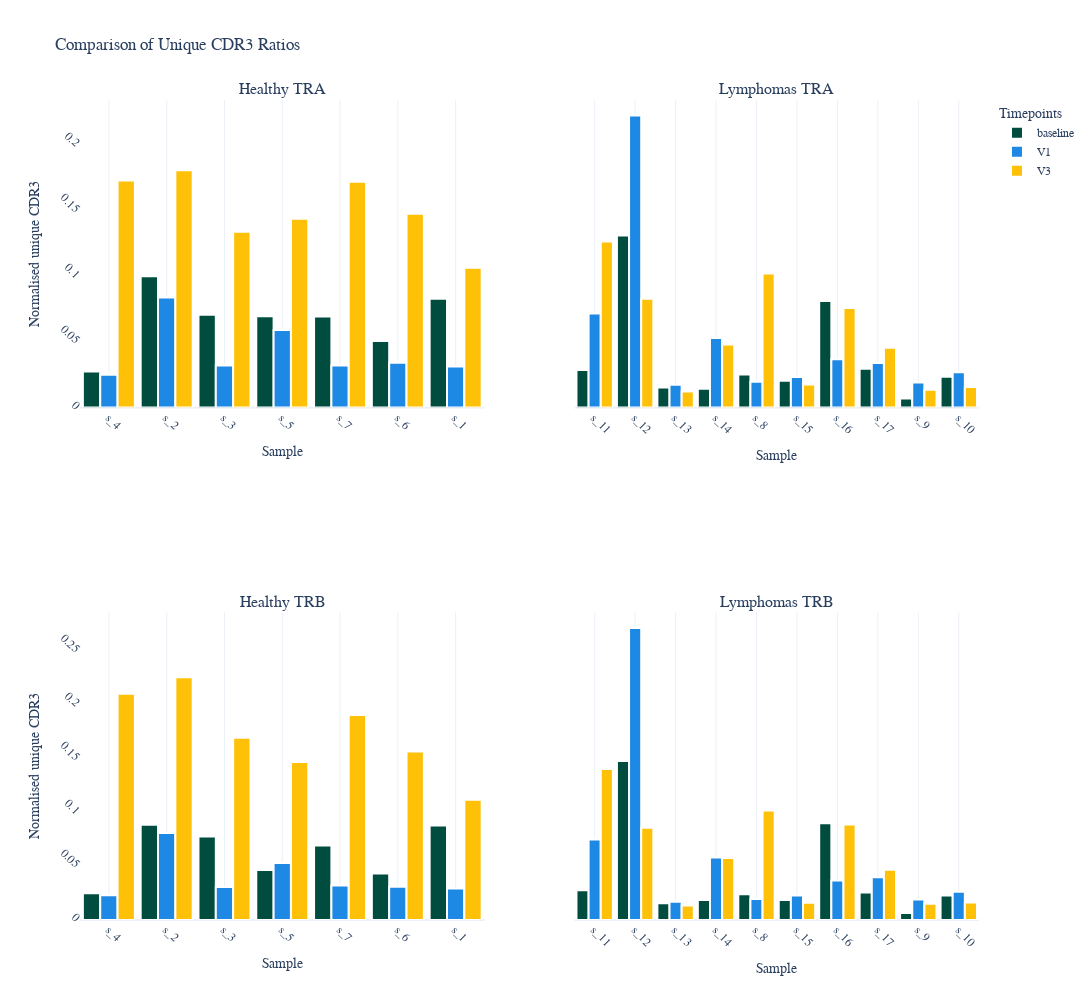

This figure's notebook cell:
### Code cell
plot_repertoire_sizes(uniques, 'before_resampling_', PLOTSDIR)

### Figure 1 — Plotly figure (JSON) as saved in the notebook; plotly's stock layout.template omitted (floating-point values rounded to 4 significant figures)
{"data": [{"cliponaxis": false, "marker": {"color": "#004D40", "line": {"width": 2}}, "name": "baseline", "showlegend": true, "textangle": 0, "textfont": {"size": 12}, "textposition": "outside", "type": "bar", "x": ["s_4", "s_2", "s_3", "s_5", "s_7", "s_6", "s_1"], "xaxis": "x", "y": [0.02751, 0.1001, 0.07078, 0.06959, 0.06941, 0.05069, 0.08298], "yaxis": "y"}, {"cliponaxis": false, "marker": {"color": "#1E88E5", "line": {"width": 2}}, "name": "V1", "showlegend": true, "textangle": 0, "textfont": {"size": 12}, "textposition": "outside", "type": "bar", "x": ["s_1", "s_2", "s_3", "s_4", "s_5", "s_6", "s_7"], "xaxis": "x", "y": [0.03132, 0.08392, 0.03193, 0.02492, 0.05903, 0.03412, 0.03195], "yaxis": "y"}, {"cliponaxis": false, "marker": {"color": "#FFC107", "line": {"width": 2}}, "name": "V3", "showlegend": true, "textangle": 0, "textfont": {"size": 12}, "textposition": "outside", "type": "bar", "x": ["s_3", "s_4", "s_5", "s_1", "s_2", "s_6", "s_7"], "xaxis": "x", "y": [0.134, 0.173, 0.1439, 0.1065, 0.1809, 0.1477, 0.1721], "yaxis": "y"}, {"cliponaxis": false, "marker": {"color": "#004D40", "line": {"width": 2}}, "name": "baseline", "showlegend": false, "textangle": 0, "textfont": {"size": 12}, "textposition": "outside", "type": "bar", "x": ["s_11", "s_12", "s_13", "s_14", "s_8", "s_15", "s_16", "s_17", "s_9", "s_10"], "xaxis": "x2", "y": [0.02852, 0.1312, 0.01516, 0.01438, 0.02511, 0.02033, 0.08117, 0.0295, 0.006924, 0.02352], "yaxis": "y2"}, {"cliponaxis": false, "marker": {"color": "#1E88E5", "line": {"width": 2}}, "name": "V1", "showlegend": false, "textangle": 0, "textfont": {"size": 12}, "textposition": "outside", "type": "bar", "x": ["s_11", "s_12", "s_13", "s_14", "s_15", "s_16", "s_17", "s_8", "s_9", "s_10"], "xaxis": "x2", "y": [0.07164, 0.2227, 0.0174, 0.0529, 0.02318, 0.03674, 0.03398, 0.01953, 0.01897, 0.02695], "yaxis": "y2"}, {"cliponaxis": false, "marker": {"color": "#FFC107", "line": {"width": 2}}, "name": "V3", "showlegend": false, "textangle": 0, "textfont": {"size": 12}, "textposition": "outside", "type": "bar", "x": ["s_11", "s_12", "s_13", "s_14", "s_15", "s_16", "s_17", "s_8", "s_9", "s_10"], "xaxis": "x2", "y": [0.1265, 0.08293, 0.01227, 0.04798, 0.01761, 0.07592, 0.04545, 0.1022, 0.01356, 0.01562], "yaxis": "y2"}, {"cliponaxis": false, "marker": {"color": "#004D40", "line": {"width": 2}}, "name": "baseline", "showlegend": false, "textangle": 0, "textfont": {"size": 12}, "textposition": "outside", "type": "bar", "x": ["s_4", "s_2", "s_3", "s_5", "s_7", "s_6", "s_1"], "xaxis": "x3", "y": [0.02493, 0.08851, 0.07754, 0.04641, 0.06915, 0.04324, 0.08778], "yaxis": "y3"}, {"cliponaxis": false, "marker": {"color": "#1E88E5", "line": {"width": 2}}, "name": "V1", "showlegend": false, "textangle": 0, "textfont": {"size": 12}, "textposition": "outside", "type": "bar", "x": ["s_1", "s_2", "s_3", "s_4", "s_5", "s_6", "s_7"], "xaxis": "x3", "y": [0.02938, 0.08086, 0.03061, 0.02299, 0.05289, 0.03086, 0.03205], "yaxis": "y3"}, {"cliponaxis": false, "marker": {"color": "#FFC107", "line": {"width": 2}}, "name": "V3", "showlegend": false, "textangle": 0, "textfont": {"size": 12}, "textposition": "outside", "type": "bar", "x": ["s_3", "s_4", "s_5", "s_1", "s_2", "s_6", "s_7"], "xaxis": "x3", "y": [0.1693, 0.2102, 0.1469, 0.1118, 0.2256, 0.1567, 0.1905], "yaxis": "y3"}, {"cliponaxis": false, "marker": {"color": "#004D40", "line": {"width": 2}}, "name": "baseline", "showlegend": false, "textangle": 0, "textfont": {"size": 12}, "textposition": "outside", "type": "bar", "x": ["s_11", "s_12", "s_13", "s_14", "s_8", "s_15", "s_16", "s_17", "s_9", "s_10"], "xaxis": "x4", "y": [0.0277, 0.1478, 0.01566, 0.01861, 0.02391, 0.01857, 0.09, 0.02549, 0.006509, 0.02287], "yaxis": "y4"}, {"cliponaxis": false, "marker": {"color": "#1E88E5", "line": {"width": 2}}, "name": "V1", "showlegend": false, "textangle": 0, "textfont": {"size": 12}, "textposition": "outside", "type": "bar", "x": ["s_11", "s_12", "s_13", "s_14", "s_15", "s_16", "s_17", "s_8", "s_9", "s_10"], "xaxis": "x4", "y": [0.07489, 0.2715, 0.01689, 0.05812, 0.02287, 0.03664, 0.03965, 0.01941, 0.01897, 0.02636], "yaxis": "y4"}, {"cliponaxis": false, "marker": {"color": "#FFC107", "line": {"width": 2}}, "name": "V3", "showlegend": false, "textangle": 0, "textfont": {"size": 12}, "textposition": "outside", "type": "bar", "x": ["s_11", "s_12", "s_13", "s_14", "s_15", "s_16", "s_17", "s_8", "s_9", "s_10"], "xaxis": "x4", "y": [0.1402, 0.08566, 0.01347, 0.05765, 0.01596, 0.08874, 0.0468, 0.1018, 0.01508, 0.01621], "yaxis": "y4"}], "layout": {"annotations": [{"font": {"size": 16}, "showarrow": false, "text": "Healthy TRA", "x": 0.225, "xanchor": "center", "xref": "paper", "y": 1, "yanchor": "bottom", "yref": "paper"}, {"font": {"size": 16}, "showarrow": false, "text": "Lymphomas TRA", "x": 0.775, "xanchor": "center", "xref": "paper", "y": 1, "yanchor": "bottom", "yref": "paper"}, {"font": {"size": 16}, "showarrow": false, "text": "Healthy TRB", "x": 0.225, "xanchor": "center", "xref": "paper", "y": 0.375, "yanchor": "bottom", "yref": "paper"}, {"font": {"size": 16}, "showarrow": false, "text": "Lymphomas TRB", "x": 0.775, "xanchor": "center", "xref": "paper", "y": 0.375, "yanchor": "bottom", "yref": "paper"}], "bargap": 0.1, "barmode": "group", "font": {"family": "JetBrains Mono", "size": 12}, "height": 1000, "legend": {"title": {"text": "Timepoints"}}, "title": {"text": "Comparison of Unique CDR3 Ratios"}, "width": 1800, "xaxis": {"anchor": "y", "domain": [0, 0.45], "showgrid": true, "tickangle": 45, "title": {"text": "Sample"}}, "xaxis2": {"anchor": "y2", "domain": [0.55, 1], "showgrid": true, "tickangle": 45, "title": {"text": "Sample"}}, "xaxis3": {"anchor": "y3", "domain": [0, 0.45], "showgrid": true, "tickangle": 45, "title": {"text": "Sample"}}, "xaxis4": {"anchor": "y4", "domain": [0.55, 1], "showgrid": true, "tickangle": 45, "title": {"text": "Sample"}}, "yaxis": {"anchor": "x", "domain": [0.625, 1], "showgrid": false, "tickangle": 45, "tickmode": "array", "title": {"text": "Normalised unique CDR3"}}, "yaxis2": {"anchor": "x2", "domain": [0.625, 1], "matches": "y", "showgrid": false, "showticklabels": false, "tickangle": 45, "tickmode": "array"}, "yaxis3": {"anchor": "x3", "domain": [0, 0.375], "showgrid": false, "tickangle": 45, "tickmode": "array", "title": {"text": "Normalised unique CDR3"}}, "yaxis4": {"anchor": "x4", "domain": [0, 0.375], "matches": "y3", "showgrid": false, "showticklabels": false, "tickangle": 45, "tickmode": "array"}}}
